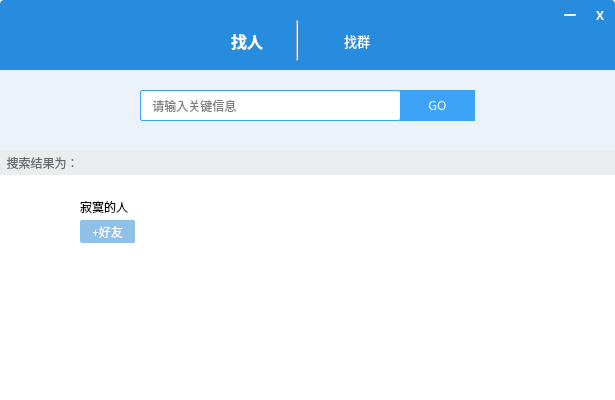
<?xml version="1.0" encoding="UTF-8"?>
<ui version="4.0">
 <class>Search</class>
 <widget class="QWidget" name="Search">
  <property name="geometry">
   <rect>
    <x>0</x>
    <y>0</y>
    <width>615</width>
    <height>400</height>
   </rect>
  </property>
  <property name="windowTitle">
   <string>Form</string>
  </property>
  <widget class="QWidget" name="widget" native="true">
   <property name="geometry">
    <rect>
     <x>0</x>
     <y>0</y>
     <width>615</width>
     <height>400</height>
    </rect>
   </property>
   <property name="styleSheet">
    <string notr="true">#widget{
  border-radius:4px;
background:rgb(39,140,222);
}
</string>
   </property>
   <widget class="QWidget" name="widget_2" native="true">
    <property name="geometry">
     <rect>
      <x>0</x>
      <y>70</y>
      <width>615</width>
      <height>80</height>
     </rect>
    </property>
    <property name="styleSheet">
     <string notr="true">background:rgb(235,242,249);
border-radius:0px;</string>
    </property>
    <widget class="QLineEdit" name="lineEdit">
     <property name="geometry">
      <rect>
       <x>140</x>
       <y>20</y>
       <width>261</width>
       <height>31</height>
      </rect>
     </property>
     <property name="font">
      <font>
       <family>微软雅黑</family>
      </font>
     </property>
     <property name="styleSheet">
      <string notr="true">background:white;
border: 1px solid rgb(60,163,247);
border-radius:2px;</string>
     </property>
     <property name="placeholderText">
      <string>   请输入关键信息</string>
     </property>
    </widget>
    <widget class="QPushButton" name="pushButton">
     <property name="geometry">
      <rect>
       <x>400</x>
       <y>20</y>
       <width>75</width>
       <height>31</height>
      </rect>
     </property>
     <property name="font">
      <font>
       <family>微软雅黑</family>
      </font>
     </property>
     <property name="cursor">
      <cursorShape>PointingHandCursor</cursorShape>
     </property>
     <property name="styleSheet">
      <string notr="true">background:rgb(60,163,247);
color:white;</string>
     </property>
     <property name="text">
      <string>GO</string>
     </property>
    </widget>
   </widget>
   <widget class="QLabel" name="label">
    <property name="geometry">
     <rect>
      <x>5</x>
      <y>5</y>
      <width>52</width>
      <height>23</height>
     </rect>
    </property>
    <property name="styleSheet">
     <string notr="true">border-image:url(':/searchlogo52_23.png');</string>
    </property>
    <property name="text">
     <string/>
    </property>
   </widget>
   <widget class="QLabel" name="label_2">
    <property name="geometry">
     <rect>
      <x>555</x>
      <y>0</y>
      <width>30</width>
      <height>30</height>
     </rect>
    </property>
    <property name="font">
     <font>
      <family>微软雅黑</family>
      <weight>75</weight>
      <bold>true</bold>
     </font>
    </property>
    <property name="styleSheet">
     <string notr="true">QLabel{
  color:white;
}
QLabel:hover{
  background:rgb(255,255,255,50%);
}</string>
    </property>
    <property name="text">
     <string>一</string>
    </property>
    <property name="alignment">
     <set>Qt::AlignCenter</set>
    </property>
   </widget>
   <widget class="QLabel" name="label_3">
    <property name="geometry">
     <rect>
      <x>585</x>
      <y>0</y>
      <width>30</width>
      <height>30</height>
     </rect>
    </property>
    <property name="font">
     <font>
      <family>微软雅黑</family>
      <weight>75</weight>
      <bold>true</bold>
     </font>
    </property>
    <property name="styleSheet">
     <string notr="true">QLabel{
  
   color:white;
}
QLabel:hover{
  background-color:rgb(212, 64, 39);
  color:rgb(255, 255, 255);
  border-top-right-radius:4px;
}</string>
    </property>
    <property name="text">
     <string>X</string>
    </property>
    <property name="alignment">
     <set>Qt::AlignCenter</set>
    </property>
   </widget>
   <widget class="QLabel" name="label_4">
    <property name="geometry">
     <rect>
      <x>220</x>
      <y>30</y>
      <width>54</width>
      <height>21</height>
     </rect>
    </property>
    <property name="font">
     <font>
      <pointsize>-1</pointsize>
      <weight>75</weight>
      <bold>true</bold>
     </font>
    </property>
    <property name="cursor">
     <cursorShape>PointingHandCursor</cursorShape>
    </property>
    <property name="styleSheet">
     <string notr="true">color:white;
font-weight:bold;
font-size:16px;

</string>
    </property>
    <property name="text">
     <string>找人</string>
    </property>
    <property name="alignment">
     <set>Qt::AlignCenter</set>
    </property>
   </widget>
   <widget class="Line" name="line">
    <property name="geometry">
     <rect>
      <x>270</x>
      <y>20</y>
      <width>54</width>
      <height>41</height>
     </rect>
    </property>
    <property name="orientation">
     <enum>Qt::Vertical</enum>
    </property>
   </widget>
   <widget class="QLabel" name="label_5">
    <property name="geometry">
     <rect>
      <x>330</x>
      <y>30</y>
      <width>54</width>
      <height>21</height>
     </rect>
    </property>
    <property name="font">
     <font>
      <family>微软雅黑</family>
      <pointsize>10</pointsize>
     </font>
    </property>
    <property name="cursor">
     <cursorShape>PointingHandCursor</cursorShape>
    </property>
    <property name="styleSheet">
     <string notr="true">color:white;</string>
    </property>
    <property name="text">
     <string>找群</string>
    </property>
    <property name="alignment">
     <set>Qt::AlignCenter</set>
    </property>
   </widget>
   <widget class="QLabel" name="label_6">
    <property name="geometry">
     <rect>
      <x>0</x>
      <y>150</y>
      <width>615</width>
      <height>25</height>
     </rect>
    </property>
    <property name="styleSheet">
     <string notr="true">background:rgb(233,237,238);
color:rgb(104,104,104);</string>
    </property>
    <property name="text">
     <string>  搜索结果为：</string>
    </property>
   </widget>
   <widget class="QWidget" name="widget_3" native="true">
    <property name="geometry">
     <rect>
      <x>0</x>
      <y>175</y>
      <width>615</width>
      <height>234</height>
     </rect>
    </property>
    <property name="styleSheet">
     <string notr="true">background:white;</string>
    </property>
    <widget class="QLabel" name="label_7">
     <property name="geometry">
      <rect>
       <x>20</x>
       <y>20</y>
       <width>50</width>
       <height>50</height>
      </rect>
     </property>
     <property name="styleSheet">
      <string notr="true">border-image:url(&quot;:/touxiang01.jpg&quot;);
border-radius:2px;</string>
     </property>
     <property name="text">
      <string/>
     </property>
    </widget>
    <widget class="QLabel" name="label_8">
     <property name="geometry">
      <rect>
       <x>80</x>
       <y>22</y>
       <width>211</width>
       <height>20</height>
      </rect>
     </property>
     <property name="font">
      <font>
       <family>微软雅黑</family>
      </font>
     </property>
     <property name="text">
      <string>寂寞的人</string>
     </property>
    </widget>
    <widget class="QPushButton" name="pushButton_2">
     <property name="geometry">
      <rect>
       <x>80</x>
       <y>45</y>
       <width>55</width>
       <height>23</height>
      </rect>
     </property>
     <property name="font">
      <font>
       <family>微软雅黑</family>
      </font>
     </property>
     <property name="styleSheet">
      <string notr="true">QPushButton{
   color:white;
   background:rgb(143,192,231);
   border-radius:2px;
}
QPushButton:hover{
   background:rgb(89,169,236);
}</string>
     </property>
     <property name="text">
      <string>+好友</string>
     </property>
    </widget>
   </widget>
  </widget>
 </widget>
 <resources/>
 <connections/>
</ui>
